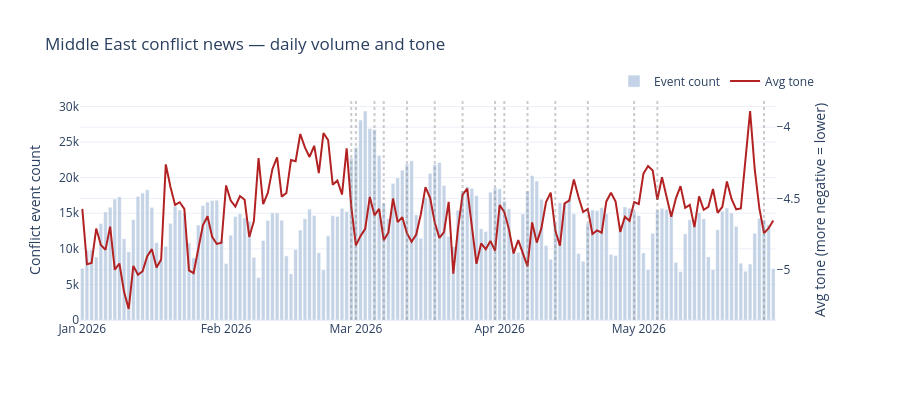

Here is the notebook cell this chart was saved with:
### Markdown cell above
## Panel 2 — News signal: GDELT daily volume and tone

Daily count of Middle East conflict events (bars) and the mean tone score (line). The pre-war baseline is already 2,000–4,000 events/day across the 12 FIPS countries; the war shock is the *jump above* that baseline. Tone runs persistently negative — read the sign of changes, not the absolute level.

### Code cell
fig = make_subplots(specs=[[{"secondary_y": True}]])
fig.add_trace(
    go.Bar(
        x=events_daily["event_date"],
        y=events_daily["event_count"],
        name="Event count",
        marker_color="lightsteelblue",
        opacity=0.75,
    ),
    secondary_y=False,
)
fig.add_trace(
    go.Scatter(
        x=events_daily["event_date"],
        y=events_daily["avg_tone"],
        name="Avg tone",
        line=dict(color="firebrick", width=2),
    ),
    secondary_y=True,
)

for _, e in timeline.iterrows():
    fig.add_vline(x=e["event_date"], line_dash="dot", line_color="grey", opacity=0.4)

fig.update_yaxes(title_text="Conflict event count", secondary_y=False)
fig.update_yaxes(title_text="Avg tone (more negative = lower)", secondary_y=True)
fig.update_layout(
    title="Middle East conflict news — daily volume and tone",
    template="plotly_white",
    hovermode="x unified",
    height=400,
    legend=dict(orientation="h", yanchor="bottom", y=1.02, xanchor="right", x=1),
)
fig.show()

### Figure 1 — Plotly figure (JSON) as saved in the notebook; plotly's stock layout.template omitted (floating-point values rounded to 4 significant figures; data arrays with more than 128 entries replaced by an {"elided": "..."} marker saying what was removed)
{"data": [{"marker": {"color": "lightsteelblue"}, "name": "Event count", "opacity": 0.75, "type": "bar", "x": {"elided": "150 str values"}, "xaxis": "x", "y": {"elided": "150 int values"}, "yaxis": "y"}, {"line": {"color": "firebrick", "width": 2}, "name": "Avg tone", "type": "scatter", "x": {"elided": "150 str values"}, "xaxis": "x", "y": {"elided": "150 float values"}, "yaxis": "y2"}], "layout": {"height": 400, "hovermode": "x unified", "legend": {"orientation": "h", "x": 1, "xanchor": "right", "y": 1.02, "yanchor": "bottom"}, "shapes": [{"line": {"color": "grey", "dash": "dot"}, "opacity": 0.4, "type": "line", "x0": "2026-02-28T00:00:00", "x1": "2026-02-28T00:00:00", "xref": "x", "y0": 0, "y1": 1, "yref": "y domain"}, {"line": {"color": "grey", "dash": "dot"}, "opacity": 0.4, "type": "line", "x0": "2026-03-01T00:00:00", "x1": "2026-03-01T00:00:00", "xref": "x", "y0": 0, "y1": 1, "yref": "y domain"}, {"line": {"color": "grey", "dash": "dot"}, "opacity": 0.4, "type": "line", "x0": "2026-03-05T00:00:00", "x1": "2026-03-05T00:00:00", "xref": "x", "y0": 0, "y1": 1, "yref": "y domain"}, {"line": {"color": "grey", "dash": "dot"}, "opacity": 0.4, "type": "line", "x0": "2026-03-07T00:00:00", "x1": "2026-03-07T00:00:00", "xref": "x", "y0": 0, "y1": 1, "yref": "y domain"}, {"line": {"color": "grey", "dash": "dot"}, "opacity": 0.4, "type": "line", "x0": "2026-03-12T00:00:00", "x1": "2026-03-12T00:00:00", "xref": "x", "y0": 0, "y1": 1, "yref": "y domain"}, {"line": {"color": "grey", "dash": "dot"}, "opacity": 0.4, "type": "line", "x0": "2026-03-18T00:00:00", "x1": "2026-03-18T00:00:00", "xref": "x", "y0": 0, "y1": 1, "yref": "y domain"}, {"line": {"color": "grey", "dash": "dot"}, "opacity": 0.4, "type": "line", "x0": "2026-03-24T00:00:00", "x1": "2026-03-24T00:00:00", "xref": "x", "y0": 0, "y1": 1, "yref": "y domain"}, {"line": {"color": "grey", "dash": "dot"}, "opacity": 0.4, "type": "line", "x0": "2026-03-31T00:00:00", "x1": "2026-03-31T00:00:00", "xref": "x", "y0": 0, "y1": 1, "yref": "y domain"}, {"line": {"color": "grey", "dash": "dot"}, "opacity": 0.4, "type": "line", "x0": "2026-04-02T00:00:00", "x1": "2026-04-02T00:00:00", "xref": "x", "y0": 0, "y1": 1, "yref": "y domain"}, {"line": {"color": "grey", "dash": "dot"}, "opacity": 0.4, "type": "line", "x0": "2026-04-07T00:00:00", "x1": "2026-04-07T00:00:00", "xref": "x", "y0": 0, "y1": 1, "yref": "y domain"}, {"line": {"color": "grey", "dash": "dot"}, "opacity": 0.4, "type": "line", "x0": "2026-04-13T00:00:00", "x1": "2026-04-13T00:00:00", "xref": "x", "y0": 0, "y1": 1, "yref": "y domain"}, {"line": {"color": "grey", "dash": "dot"}, "opacity": 0.4, "type": "line", "x0": "2026-04-20T00:00:00", "x1": "2026-04-20T00:00:00", "xref": "x", "y0": 0, "y1": 1, "yref": "y domain"}, {"line": {"color": "grey", "dash": "dot"}, "opacity": 0.4, "type": "line", "x0": "2026-04-30T00:00:00", "x1": "2026-04-30T00:00:00", "xref": "x", "y0": 0, "y1": 1, "yref": "y domain"}, {"line": {"color": "grey", "dash": "dot"}, "opacity": 0.4, "type": "line", "x0": "2026-05-05T00:00:00", "x1": "2026-05-05T00:00:00", "xref": "x", "y0": 0, "y1": 1, "yref": "y domain"}, {"line": {"color": "grey", "dash": "dot"}, "opacity": 0.4, "type": "line", "x0": "2026-05-28T00:00:00", "x1": "2026-05-28T00:00:00", "xref": "x", "y0": 0, "y1": 1, "yref": "y domain"}], "title": {"text": "Middle East conflict news — daily volume and tone"}, "xaxis": {"anchor": "y", "domain": [0, 0.94]}, "yaxis": {"anchor": "x", "domain": [0, 1], "title": {"text": "Conflict event count"}}, "yaxis2": {"anchor": "x", "overlaying": "y", "side": "right", "title": {"text": "Avg tone (more negative = lower)"}}}}
